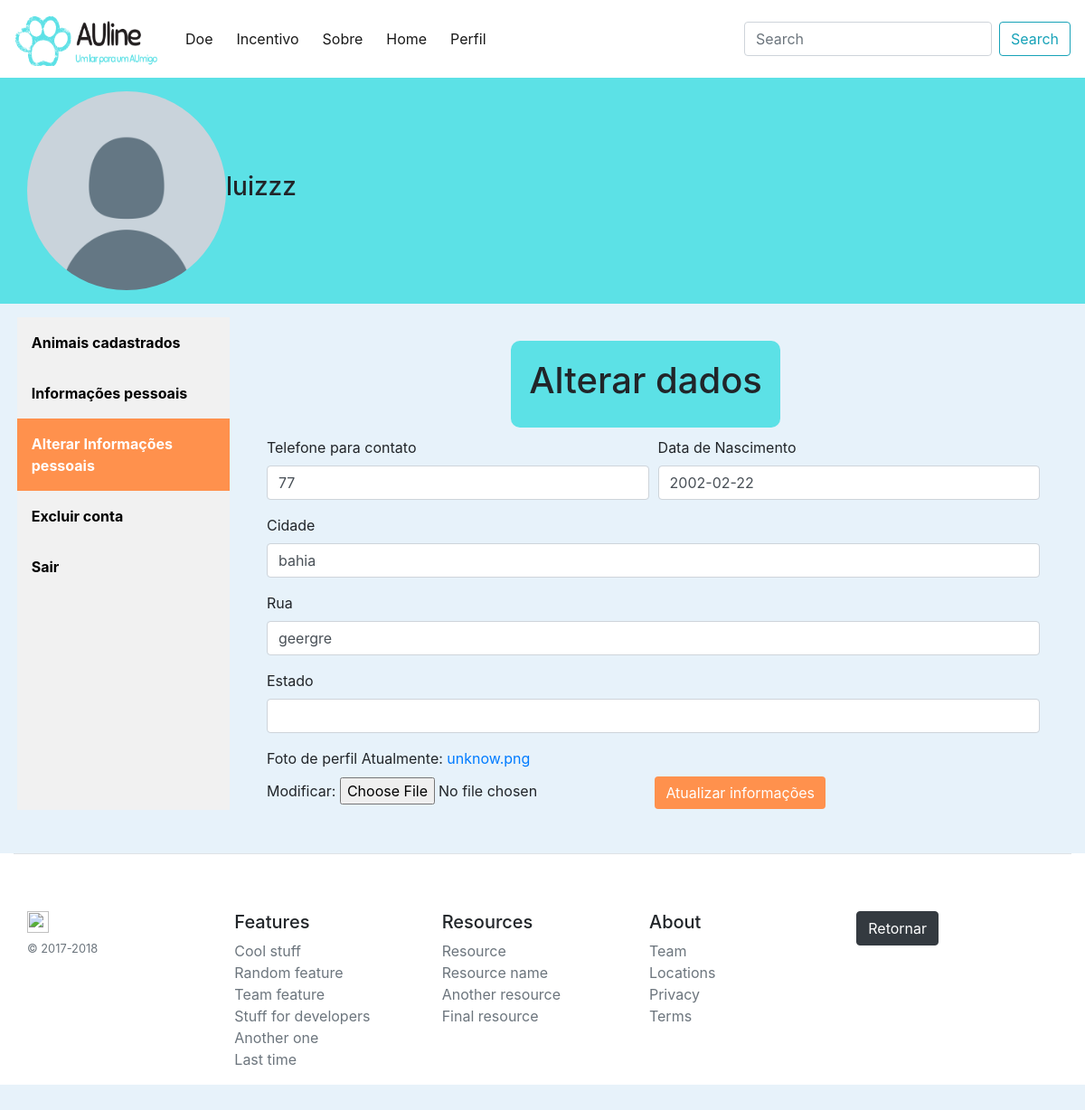
Page /perfil/alterar-informacoes/10/ (signed in) on the earlier database version.
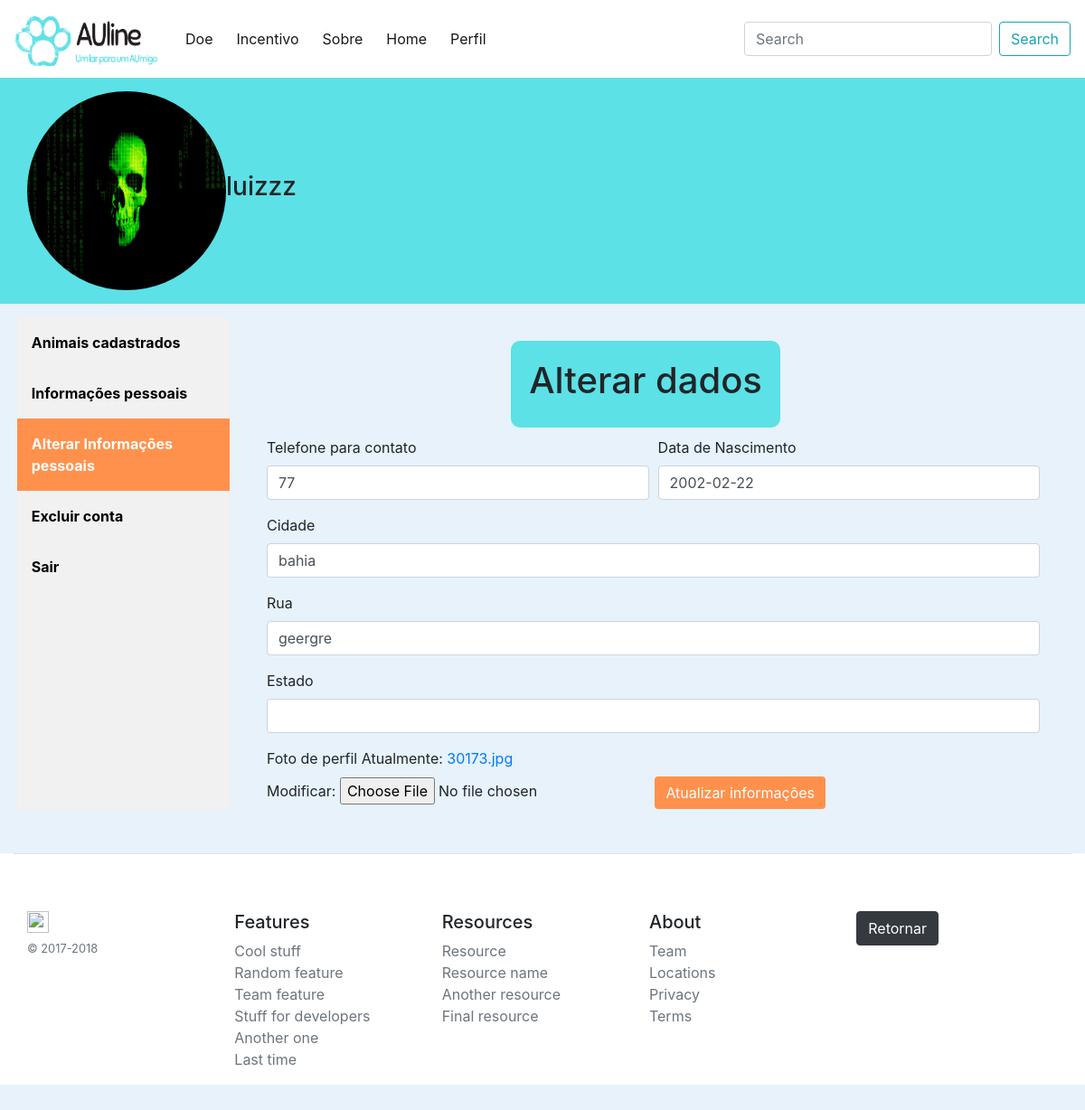
Same page on the later database version.
### users/models.py (models this page shows, shortened)
class Perfil(models.Model):
    user = models.OneToOneField(User, on_delete=models.CASCADE)
    data_de_nascimento = models.DateField('Data de nascimento', max_length=10)
    telefone = models.CharField('Telefone para contato', max_length=15)
    foto = models.ImageField('Foto de Perfil', upload_to='perfil', default='perfil/unknow.png')
    estado_usuario = models.CharField('Estado', max_length=50)
    cidade_usuario = models.CharField('Cidade', max_length=50, blank=True)
    rua_usuario = models.CharField('Rua', max_length=70, blank=True)

### perfis/views.py (the view)
# urls.py: path('alterar-informacoes/<int:id>/', alterar, name='alterar-informacoes'),
@login_required
def alterar(request, id):
    usuario = User.objects.get(id=request.user.id)
    perfil_usuario = Perfil.objects.get(user=request.user.id)
    form = UserForm(request.POST or None, instance=usuario)
    form_perfil = PerfilForm(request.POST or None, request.FILES or None,
                            instance=perfil_usuario)
    contexto = {
        'usuario':usuario,
        'perfil_usuario':perfil_usuario,
        'form':form,
        'form_perfil':form_perfil,
    }
    print(form_perfil.is_valid())
    if form_perfil.is_valid():
        edit = form_perfil.save(commit=False)
        edit.save()
        return redirect('informacoes-pessoais')
    return render(request,'alterar-informacoes.html', contexto)

### users/forms.py (shortened to what this page needs)
class UserForm(UserCreationForm):
    password1 = forms.CharField(widget=forms.PasswordInput(attrs={'class': 'form-control'}))
    password2 = forms.CharField(widget=forms.PasswordInput(attrs={'class': 'form-control'}))
    class Meta:
        model = User
        fields = ('username', 'email', 'first_name', 'last_name', 'password1', 'password2')
        widgets = {
            'username': forms.TextInput(attrs={'class':'form-control'}),
            'email': forms.EmailInput(attrs={'class':'form-control'}),
            'first_name': forms.TextInput(attrs={'class':'form-control'}),
            'last_name': forms.TextInput(attrs={'class':'form-control'}),
        }

### templates/alterar-informacoes.html (shortened to what this page needs)
{% extends 'base.html' %}
{% load static %}
{% block conteudo %}
    <div class="profilebar">
        <img src="../../../media/{{perfil_usuario.foto}}" alt="{{usuario.username}}" class="img-profile">
        <h3>{{usuario.username}}</h3>
    </div>
    <div class="content">
        <div class="row">
            <div class="sidebar">
            <a href="{% url 'animais'%}">Animais cadastrados</a>
            <a href="{% url 'informacoes-pessoais' %}">Informações pessoais</a>
            <a class="active" href="{% url 'alterar-informacoes' usuario.id %}">Alterar Informações pessoais</a>
            <a href="#">Excluir conta</a>
            <a href="{% url 'logout' %}">Sair</a>
          </div>
          <div class="content-profile">
            <div class="container">
                <div class="row justify-content-lg-center">
                  <form method="post" class="form-cadastro" enctype='multipart/form-data'>
                    <h1 class="">Alterar dados</h1>
                    </div>
                    <div class="form-row">
                      <div class="form-group col-md-6">
                        <label for="telefone">Telefone para contato</label>
                        {{ form_perfil.telefone }}
                      </div>
                      <div class="form-group col-md-6">
                        <label for="data_de_nascimento">Data de Nascimento</label>
                        {{ form_perfil.data_de_nascimento }}
                      </div>
                    </div>
                    <div class="form-group">
                      <label for="cidade_usuario">Cidade</label>
                      {{ form_perfil.cidade_usuario }}
                    </div>
                    <div class="form-group">
                      <label for="rua_usuario">Rua</label>
                      {{ form_perfil.rua_usuario }}
                    </div>
                    <div class="form-group">
                      <label for="estado_usuario">Estado</label>
                      {{ form_perfil.estado_usuario }}
                    </div>
                      <label for="foto">Foto de perfil</label>
                      {{ form_perfil.foto }}
                    <input type="submit" class="btn btn-primary" value="Atualizar informações">
                </div>
              </div>
          </div>
        </div>
{% endblock conteudo %}

Differences in the rows shown:
changed Perfil "bahia": foto: a different picture
Other differences:
text no longer shown: "Atualmente: unknow.png Modificar:"
text now shown: "Atualmente: 30173.jpg Modificar:"
